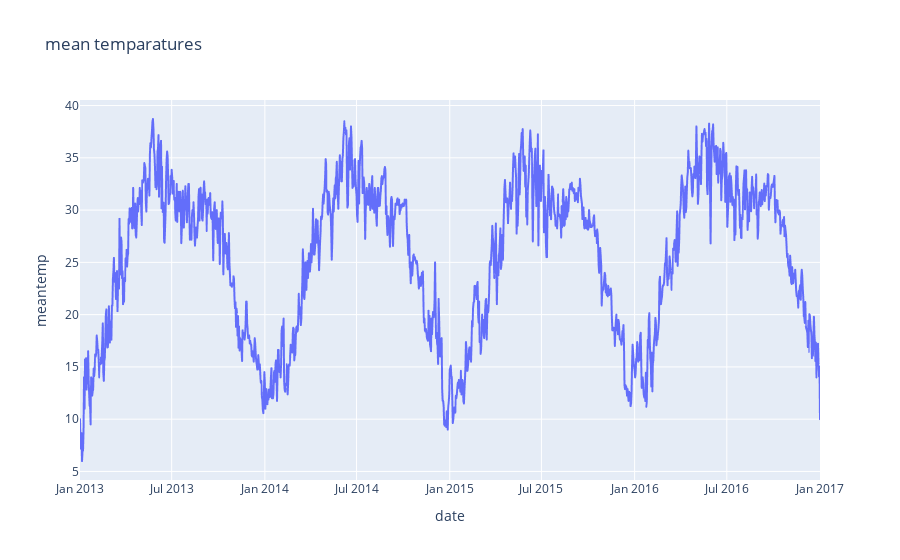

Here is the notebook cell this chart was saved with:
### Code cell
figure=px.line(df,x='date',y="meantemp",title="mean temparatures")
figure.show()

### Figure 1 — Plotly figure (JSON) as saved in the notebook; plotly's stock layout.template omitted (floating-point values rounded to 4 significant figures; data arrays with more than 128 entries replaced by an {"elided": "..."} marker saying what was removed)
{"data": [{"hovertemplate": "date=%{x}<br>meantemp=%{y}<extra></extra>", "legendgroup": "", "line": {"color": "#636efa", "dash": "solid"}, "marker": {"symbol": "circle"}, "mode": "lines", "name": "", "showlegend": false, "type": "scattergl", "x": {"elided": "1462 str values"}, "xaxis": "x", "y": {"elided": "1462 float values"}, "yaxis": "y"}], "layout": {"legend": {"tracegroupgap": 0}, "title": {"text": "mean temparatures"}, "xaxis": {"anchor": "y", "domain": [0, 1], "title": {"text": "date"}}, "yaxis": {"anchor": "x", "domain": [0, 1], "title": {"text": "meantemp"}}}}
